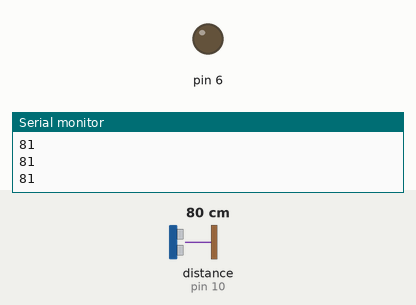
This sketch was run on a simulated Arduino Uno, built with avr-gcc and run on an emulated ATmega328P. On the bench: output pins drawn as LEDs (lit = HIGH), the last lines printed to the serial monitor. The test bench sets the inputs (shaded band); at power-on: distance to the obstacle (sensor on pin 10) 80 cm. The echo pulse lasts 58.3 µs per cm.

Above: at 1.2 s.
1.3 s: distance to the obstacle (sensor on pin 10) set to 11 cm
2.8 s: distance to the obstacle (sensor on pin 10) set to 8 cm
At 3.9 s:
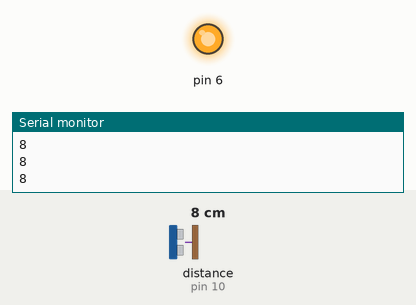
4.3 s: distance to the obstacle (sensor on pin 10) set to 18 cm
At 5.1 s:
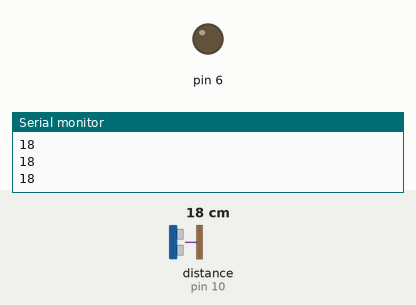
5.8 s: distance to the obstacle (sensor on pin 10) set to 2 cm
At 6.2 s:
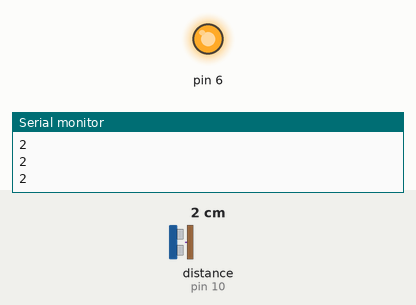
Timing chart, 0 to 8.3 s (numbered marks = the images above; inputs shaded):
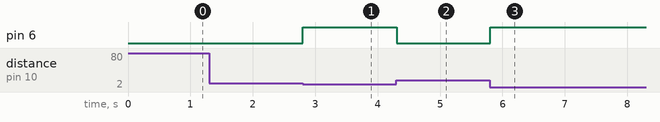

Measured:
- the behaviour switches between 10 and 9 cm on distance to the obstacle (sensor on pin 10) (found by bisection; images 0 and 1)
- after the input at 2.8 s, pin 6: LOW → HIGH at once
- after the input at 4.3 s, pin 6: HIGH → LOW at once
- after the input at 5.8 s, pin 6: LOW → HIGH at once

The sketch:

new_ping.2.ino
```cpp
#include <NewPing.h>
#include <Arduino.h>
#define TRIGGER_PIN 11
#define ECHO_PIN 10
#define MAX_DISTANCE 200
int dist;
NewPing myHCSR04(TRIGGER_PIN, ECHO_PIN, MAX_DISTANCE);

void setup() {
 Serial.begin(9600);
 pinMode(6, OUTPUT);
}

void loop() {
     Serial.println(myHCSR04.ping_cm());
     dist = myHCSR04.ping_cm();
     if (dist < 10){
     	digitalWrite(6, HIGH);
     }
     else {
     	digitalWrite(6, LOW);
     }
    }
```
